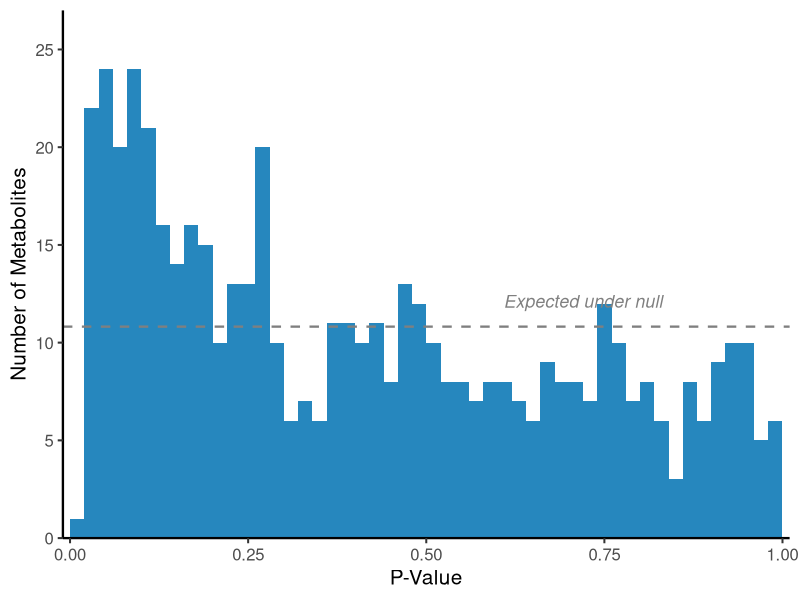

Reproduce this figure in R.
library(ggplot2)
library(here)
setwd(here::here("figures/FigS"))

df = read.csv("data_pvalue_histogram.csv", stringsAsFactors = FALSE)
expected_count = 541 / 50

p = ggplot(df, aes(x = bin_mid, y = count)) +
  geom_col(width = 0.02, fill = "#0072B2", color = NA, alpha = 0.85) +
  geom_hline(yintercept = expected_count, linetype = "dashed",
             color = "gray50", linewidth = 0.8) +
  annotate("text", x = 0.72, y = expected_count + 1.3,
           label = "Expected under null", color = "gray50",
           fontface = "italic", size = 4.5) +
  scale_x_continuous(
    breaks = c(0.00, 0.25, 0.50, 0.75, 1.00),
    labels = c("0.00", "0.25", "0.50", "0.75", "1.00"),
    expand = c(0.01, 0)
  ) +
  scale_y_continuous(breaks = seq(0, 25, by = 5), expand = c(0, 0), limits = c(0, 27)) +
  labs(x = "P-Value", y = "Number of Metabolites") +
  theme_classic(base_size = 15) +
  theme(axis.line = element_line(linewidth = 0.8))

ggsave("figs_pvalue_histogram.png", p, width = 5, height = 4, dpi = 800, bg = "white")
